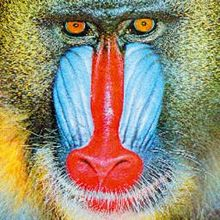
#> input picture images_original/14/Mandrill.jpg, 220 x 220 px, found by its file name
$ python 14_final_f.py
#> lines starting #> are read from the running program, lines starting #| are printed output that depends on the picture
# Instalar pacote com `pip3 install pillow`
from PIL import Image
# The fundamental package for scientific computing with Python
import numpy as np
# Matplotlib: Visualization with Python
from matplotlib import pyplot as plt

import scipy.signal

# Carregar a imagem de entrada
input_image = Image.open("./images_original/14/Mandrill.jpg")
#> input_image is the input picture: PIL image 220x220 RGB; mean R, G, B 149.7, 140.7, 117.6

# Converter a imagem em um array numpy
image_array = np.array(input_image)

# Converter a imagem para escala de cinza (se necessário)
if len(image_array.shape) > 2:
    image_array = np.mean(image_array, axis=2).astype(np.uint8)
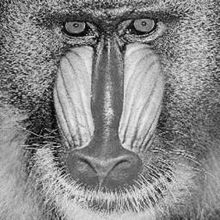
#> image_array: shape (220, 220); min 0, max 252, mean 135.7

# Aplicar a transformada de Fourier 2D
fft_image = np.fft.fft2(image_array)

# Centralizar a transformada
fft_shifted = np.fft.fftshift(fft_image)

# Criar um filtro passa-baixa Butterworth
cutoff_frequency = 30  # Defina a frequência de corte desejada
order = 2  # Defina a ordem do filtro
rows, cols = image_array.shape
#> rows = 220; cols = 220
crow, ccol = rows // 2, cols // 2
#> crow = 110; ccol = 110
mask = np.zeros((rows, cols))
mask[int(crow - cutoff_frequency):int(crow + cutoff_frequency),
     int(ccol - cutoff_frequency):int(ccol + cutoff_frequency)] = 1
mask = scipy.signal.fftconvolve(mask, np.ones((order, order)), mode='same')
mask = 1 / (1 + np.power(mask, 2))  # Aplicar a função de transferência do filtro de Butterworth

# Aplicar o filtro na imagem na frequência
filtered_shifted = fft_shifted * mask

# Reverter o deslocamento
filtered_image = np.fft.ifftshift(filtered_shifted)

# Aplicar a transformada inversa de Fourier
filtered_image = np.fft.ifft2(filtered_image)

# Extrair a parte real da imagem filtrada
filtered_image = np.abs(filtered_image).astype(np.uint8)
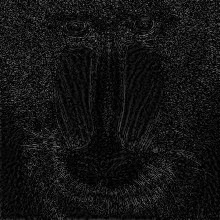
#> filtered_image: shape (220, 220); min 0, max 131, mean 19.3

# Plotar a imagem original e a imagem filtrada
plt.subplot(1, 2, 1)
plt.imshow(image_array, cmap='gray')
plt.title('Imagem Original')
plt.axis('off')

plt.subplot(1, 2, 2)
plt.imshow(filtered_image, cmap='gray')
plt.title('Imagem Filtrada')
plt.axis('off')

plt.savefig('./images_generate/14/atividadefinal_f.png')
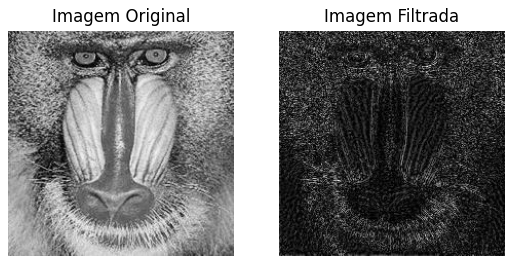
#> figure drawn by matplotlib, 2 panels
